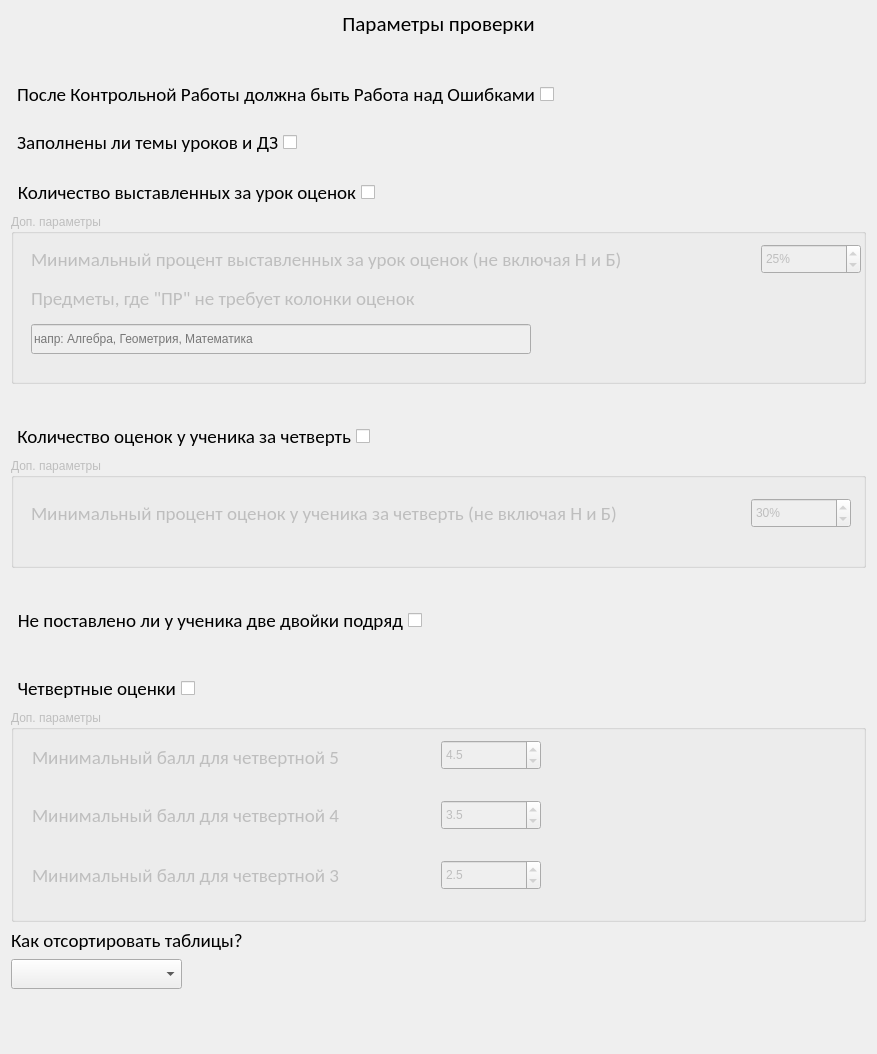
          <widget class="QWidget" name="scrollAreaWidgetContents">
           <property name="geometry">
            <rect>
             <x>0</x>
             <y>0</y>
             <width>877</width>
             <height>1054</height>
            </rect>
           </property>
           <layout class="QFormLayout" name="formLayout">
            <item row="0" column="0" colspan="2">
             <widget class="QLabel" name="label_7">
              <property name="enabled">
               <bool>true</bool>
              </property>
              <property name="font">
               <font>
                <family>Calibri</family>
                <pointsize>16</pointsize>
               </font>
              </property>
              <property name="text">
               <string>Параметры проверки</string>
              </property>
              <property name="alignment">
               <set>Qt::AlignCenter</set>
              </property>
             </widget>
            </item>
            <item row="1" column="0">
             <spacer name="verticalSpacer_4">
              <property name="orientation">
               <enum>Qt::Vertical</enum>
              </property>
              <property name="sizeType">
               <enum>QSizePolicy::Fixed</enum>
              </property>
              <property name="sizeHint" stdset="0">
               <size>
                <width>20</width>
                <height>30</height>
               </size>
              </property>
             </spacer>
            </item>
            <item row="2" column="0">
             <widget class="QCheckBox" name="check_RO">
              <property name="sizePolicy">
               <sizepolicy hsizetype="Minimum" vsizetype="Fixed">
                <horstretch>0</horstretch>
                <verstretch>0</verstretch>
               </sizepolicy>
              </property>
              <property name="font">
               <font>
                <family>Calibri</family>
                <pointsize>14</pointsize>
               </font>
              </property>
              <property name="acceptDrops">
               <bool>false</bool>
              </property>
              <property name="layoutDirection">
               <enum>Qt::RightToLeft</enum>
              </property>
              <property name="text">
               <string>После Контрольной Работы должна быть Работа над Ошибками</string>
              </property>
              <property name="iconSize">
               <size>
                <width>20</width>
                <height>20</height>
               </size>
              </property>
              <property name="tristate">
               <bool>false</bool>
              </property>
             </widget>
            </item>
            <item row="3" column="0">
             <spacer name="verticalSpacer">
              <property name="orientation">
               <enum>Qt::Vertical</enum>
              </property>
              <property name="sizeType">
               <enum>QSizePolicy::Fixed</enum>
              </property>
              <property name="sizeHint" stdset="0">
               <size>
                <width>20</width>
                <height>5</height>
               </size>
              </property>
             </spacer>
            </item>
            <item row="4" column="0">
             <widget class="QCheckBox" name="check_meta">
              <property name="font">
               <font>
                <family>Calibri</family>
                <pointsize>14</pointsize>
               </font>
              </property>
              <property name="layoutDirection">
               <enum>Qt::RightToLeft</enum>
              </property>
              <property name="text">
               <string>Заполнены ли темы уроков и ДЗ</string>
              </property>
             </widget>
            </item>
            <item row="5" column="0">
             <spacer name="verticalSpacer_2">
              <property name="orientation">
               <enum>Qt::Vertical</enum>
              </property>
              <property name="sizeType">
               <enum>QSizePolicy::Fixed</enum>
              </property>
              <property name="sizeHint" stdset="0">
               <size>
                <width>20</width>
                <height>7</height>
               </size>
              </property>
             </spacer>
            </item>
            <item row="6" column="0">
             <widget class="QCheckBox" name="check_lessons_fill">
              <property name="sizePolicy">
               <sizepolicy hsizetype="Fixed" vsizetype="Fixed">
                <horstretch>0</horstretch>
                <verstretch>0</verstretch>
               </sizepolicy>
              </property>
              <property name="font">
               <font>
                <family>Calibri</family>
                <pointsize>14</pointsize>
               </font>
              </property>
              <property name="layoutDirection">
               <enum>Qt::RightToLeft</enum>
              </property>
              <property name="text">
               <string>Количество выставленных за урок оценок</string>
              </property>
             </widget>
            </item>
            <item row="7" column="0" colspan="2">
             <widget class="QGroupBox" name="groupBox">
              <property name="enabled">
               <bool>false</bool>
              </property>
              <property name="sizePolicy">
               <sizepolicy hsizetype="Minimum" vsizetype="Minimum">
                <horstretch>0</horstretch>
                <verstretch>0</verstretch>
               </sizepolicy>
              </property>
              <property name="minimumSize">
               <size>
                <width>500</width>
                <height>170</height>
               </size>
              </property>
              <property name="title">
               <string>Доп. параметры</string>
              </property>
              <widget class="QLabel" name="label_11">
               <property name="geometry">
                <rect>
                 <x>20</x>
                 <y>30</y>
                 <width>709</width>
                 <height>30</height>
                </rect>
               </property>
               <property name="font">
                <font>
                 <family>Calibri</family>
                 <pointsize>14</pointsize>
                </font>
               </property>
               <property name="text">
                <string>Минимальный процент выставленных за урок оценок (не включая Н и Б)</string>
               </property>
              </widget>
              <widget class="QSpinBox" name="lesson_percent">
               <property name="enabled">
                <bool>false</bool>
               </property>
               <property name="geometry">
                <rect>
                 <x>750</x>
                 <y>30</y>
                 <width>100</width>
                 <height>30</height>
                </rect>
               </property>
               <property name="sizePolicy">
                <sizepolicy hsizetype="Minimum" vsizetype="Minimum">
                 <horstretch>0</horstretch>
                 <verstretch>0</verstretch>
                </sizepolicy>
               </property>
               <property name="minimumSize">
                <size>
                 <width>70</width>
                 <height>30</height>
                </size>
               </property>
               <property name="maximumSize">
                <size>
                 <width>100</width>
                 <height>60</height>
                </size>
               </property>
               <property name="layoutDirection">
                <enum>Qt::LeftToRight</enum>
               </property>
               <property name="wrapping">
                <bool>false</bool>
               </property>
               <property name="specialValueText">
                <string/>
               </property>
               <property name="suffix">
                <string>%</string>
               </property>
               <property name="prefix">
                <string/>
               </property>
               <property name="minimum">
                <number>1</number>
               </property>
               <property name="maximum">
                <number>100</number>
               </property>
               <property name="value">
                <number>25</number>
               </property>
               <property name="label" stdset="0">
                <string>ssg</string>
               </property>
              </widget>
              <widget class="QLabel" name="label_12">
               <property name="geometry">
                <rect>
                 <x>20</x>
                 <y>70</y>
                 <width>461</width>
                 <height>28</height>
                </rect>
               </property>
               <property name="font">
                <font>
                 <family>Calibri</family>
                 <pointsize>14</pointsize>
                </font>
               </property>
               <property name="text">
                <string>Предметы, где &quot;ПР&quot; не требует колонки оценок</string>
               </property>
              </widget>
              <widget class="QLineEdit" name="allowed_not_row">
               <property name="enabled">
                <bool>false</bool>
               </property>
               <property name="geometry">
                <rect>
                 <x>20</x>
                 <y>110</y>
                 <width>500</width>
                 <height>30</height>
                </rect>
               </property>
               <property name="sizePolicy">
                <sizepolicy hsizetype="Minimum" vsizetype="Minimum">
                 <horstretch>0</horstretch>
                 <verstretch>0</verstretch>
                </sizepolicy>
               </property>
               <property name="minimumSize">
                <size>
                 <width>500</width>
                 <height>30</height>
                </size>
               </property>
               <property name="maximumSize">
                <size>
                 <width>500</width>
                 <height>30</height>
                </size>
               </property>
               <property name="inputMask">
                <string/>
               </property>
               <property name="text">
                <string/>
               </property>
               <property name="frame">
                <bool>true</bool>
               </property>
               <property name="echoMode">
                <enum>QLineEdit::Normal</enum>
               </property>
               <property name="placeholderText">
                <string>напр: Алгебра, Геометрия, Математика</string>
               </property>
              </widget>
             </widget>
            </item>
            <item row="10" column="0">
             <spacer name="verticalSpacer_3">
              <property name="orientation">
               <enum>Qt::Vertical</enum>
              </property>
              <property name="sizeType">
               <enum>QSizePolicy::Fixed</enum>
              </property>
              <property name="sizeHint" stdset="0">
               <size>
                <width>20</width>
                <height>25</height>
               </size>
              </property>
             </spacer>
            </item>
            <item row="11" column="0">
             <widget class="QCheckBox" name="check_students_fill">
              <property name="font">
               <font>
                <family>Calibri</family>
                <pointsize>14</pointsize>
               </font>
              </property>
              <property name="layoutDirection">
               <enum>Qt::RightToLeft</enum>
              </property>
              <property name="text">
               <string>Количество оценок у ученика за четверть</string>
              </property>
             </widget>
            </item>
            <item row="12" column="0" colspan="2">
             <widget class="QGroupBox" name="groupBox_2">
              <property name="enabled">
               <bool>false</bool>
              </property>
              <property name="sizePolicy">
               <sizepolicy hsizetype="Minimum" vsizetype="Minimum">
                <horstretch>0</horstretch>
                <verstretch>0</verstretch>
               </sizepolicy>
              </property>
              <property name="minimumSize">
               <size>
                <width>500</width>
                <height>110</height>
               </size>
              </property>
              <property name="title">
               <string>Доп. параметры</string>
              </property>
              <widget class="QLabel" name="label_14">
               <property name="geometry">
                <rect>
                 <x>20</x>
                 <y>40</y>
                 <width>703</width>
                 <height>30</height>
                </rect>
               </property>
               <property name="font">
                <font>
                 <family>Calibri</family>
                 <pointsize>14</pointsize>
                </font>
               </property>
               <property name="text">
                <string>Минимальный процент оценок у ученика за четверть (не включая Н и Б)</string>
               </property>
              </widget>
              <widget class="QSpinBox" name="term_percent">
               <property name="enabled">
                <bool>false</bool>
               </property>
               <property name="geometry">
                <rect>
                 <x>740</x>
                 <y>40</y>
                 <width>100</width>
                 <height>30</height>
                </rect>
               </property>
               <property name="sizePolicy">
                <sizepolicy hsizetype="Minimum" vsizetype="Minimum">
                 <horstretch>0</horstretch>
                 <verstretch>0</verstretch>
                </sizepolicy>
               </property>
               <property name="minimumSize">
                <size>
                 <width>70</width>
                 <height>30</height>
                </size>
               </property>
               <property name="maximumSize">
                <size>
                 <width>100</width>
                 <height>60</height>
                </size>
               </property>
               <property name="suffix">
                <string>%</string>
               </property>
               <property name="minimum">
                <number>1</number>
               </property>
               <property name="maximum">
                <number>100</number>
               </property>
               <property name="value">
                <number>30</number>
               </property>
              </widget>
             </widget>
            </item>
            <item row="13" column="0">
             <spacer name="verticalSpacer_6">
              <property name="orientation">
               <enum>Qt::Vertical</enum>
              </property>
              <property name="sizeType">
               <enum>QSizePolicy::Fixed</enum>
              </property>
              <property name="sizeHint" stdset="0">
               <size>
                <width>0</width>
                <height>25</height>
               </size>
              </property>
             </spacer>
            </item>
            <item row="14" column="0">
             <widget class="QCheckBox" name="check_double_two">
              <property name="font">
               <font>
                <family>Calibri</family>
                <pointsize>14</pointsize>
               </font>
              </property>
              <property name="layoutDirection">
               <enum>Qt::RightToLeft</enum>
              </property>
              <property name="text">
               <string>Не поставлено ли у ученика две двойки подряд</string>
              </property>
             </widget>
            </item>
            <item row="15" column="0">
             <spacer name="verticalSpacer_5">
              <property name="orientation">
               <enum>Qt::Vertical</enum>
              </property>
              <property name="sizeType">
               <enum>QSizePolicy::Fixed</enum>
              </property>
              <property name="sizeHint" stdset="0">
               <size>
                <width>20</width>
                <height>25</height>
               </size>
              </property>
             </spacer>
            </item>
            <item row="16" column="0">
             <widget class="QCheckBox" name="check_term_marks">
              <property name="font">
               <font>
                <family>Calibri</family>
                <pointsize>14</pointsize>
               </font>
              </property>
              <property name="layoutDirection">
               <enum>Qt::RightToLeft</enum>
              </property>
              <property name="text">
               <string>Четвертные оценки</string>
              </property>
             </widget>
            </item>
            <item row="17" column="0" colspan="2">
             <widget class="QGroupBox" name="groupBox_3">
              <property name="enabled">
               <bool>false</bool>
              </property>
              <property name="sizePolicy">
               <sizepolicy hsizetype="Minimum" vsizetype="Minimum">
                <horstretch>0</horstretch>
                <verstretch>0</verstretch>
               </sizepolicy>
              </property>
              <property name="minimumSize">
               <size>
                <width>500</width>
                <height>212</height>
               </size>
              </property>
              <property name="title">
               <string>Доп. параметры</string>
              </property>
              <widget class="QDoubleSpinBox" name="min_for_3">
               <property name="enabled">
                <bool>false</bool>
               </property>
               <property name="geometry">
                <rect>
                 <x>430</x>
                 <y>150</y>
                 <width>100</width>
                 <height>30</height>
                </rect>
               </property>
               <property name="minimumSize">
                <size>
                 <width>70</width>
                 <height>30</height>
                </size>
               </property>
               <property name="maximumSize">
                <size>
                 <width>100</width>
                 <height>60</height>
                </size>
               </property>
               <property name="decimals">
                <number>1</number>
               </property>
               <property name="minimum">
                <double>2.000000000000000</double>
               </property>
               <property name="maximum">
                <double>3.000000000000000</double>
               </property>
               <property name="singleStep">
                <double>0.100000000000000</double>
               </property>
               <property name="value">
                <double>2.500000000000000</double>
               </property>
              </widget>
              <widget class="QLabel" name="label_17">
               <property name="geometry">
                <rect>
                 <x>21</x>
                 <y>32</y>
                 <width>370</width>
                 <height>30</height>
                </rect>
               </property>
               <property name="font">
                <font>
                 <family>Calibri</family>
                 <pointsize>14</pointsize>
                </font>
               </property>
               <property name="text">
                <string>Минимальный балл для четвертной 5</string>
               </property>
              </widget>
              <widget class="QDoubleSpinBox" name="min_for_4">
               <property name="enabled">
                <bool>false</bool>
               </property>
               <property name="geometry">
                <rect>
                 <x>430</x>
                 <y>90</y>
                 <width>100</width>
                 <height>30</height>
                </rect>
               </property>
               <property name="minimumSize">
                <size>
                 <width>70</width>
                 <height>30</height>
                </size>
               </property>
               <property name="maximumSize">
                <size>
                 <width>100</width>
                 <height>60</height>
                </size>
               </property>
               <property name="decimals">
                <number>1</number>
               </property>
               <property name="minimum">
                <double>3.000000000000000</double>
               </property>
               <property name="maximum">
                <double>4.000000000000000</double>
               </property>
               <property name="singleStep">
                <double>0.100000000000000</double>
               </property>
               <property name="value">
                <double>3.500000000000000</double>
               </property>
              </widget>
              <widget class="QDoubleSpinBox" name="min_for_5">
               <property name="enabled">
                <bool>false</bool>
               </property>
               <property name="geometry">
                <rect>
                 <x>430</x>
                 <y>30</y>
                 <width>100</width>
                 <height>30</height>
                </rect>
               </property>
               <property name="sizePolicy">
                <sizepolicy hsizetype="Minimum" vsizetype="Minimum">
                 <horstretch>0</horstretch>
                 <verstretch>0</verstretch>
                </sizepolicy>
               </property>
               <property name="minimumSize">
                <size>
                 <width>70</width>
                 <height>30</height>
                </size>
               </property>
               <property name="maximumSize">
                <size>
                 <width>100</width>
                 <height>60</height>
                </size>
               </property>
               <property name="decimals">
                <number>1</number>
               </property>
               <property name="minimum">
                <double>4.000000000000000</double>
               </property>
               <property name="maximum">
                <double>5.000000000000000</double>
               </property>
               <property name="singleStep">
                <double>0.100000000000000</double>
               </property>
               <property name="value">
                <double>4.500000000000000</double>
               </property>
              </widget>
              <widget class="QLabel" name="label_18">
               <property name="geometry">
                <rect>
                 <x>21</x>
                 <y>90</y>
                 <width>370</width>
                 <height>30</height>
                </rect>
               </property>
               <property name="font">
                <font>
                 <family>Calibri</family>
                 <pointsize>14</pointsize>
                </font>
               </property>
               <property name="text">
                <string>Минимальный балл для четвертной 4</string>
               </property>
              </widget>
              <widget class="QLabel" name="label_19">
               <property name="geometry">
                <rect>
                 <x>21</x>
                 <y>150</y>
                 <width>370</width>
                 <height>30</height>
                </rect>
               </property>
               <property name="font">
                <font>
                 <family>Calibri</family>
                 <pointsize>14</pointsize>
                </font>
               </property>
               <property name="text">
                <string>Минимальный балл для четвертной 3</string>
               </property>
              </widget>
             </widget>
            </item>
            <item row="19" column="0">
             <widget class="QLabel" name="label_20">
              <property name="font">
               <font>
                <family>Calibri</family>
                <pointsize>14</pointsize>
               </font>
              </property>
              <property name="text">
               <string>Как отсортировать таблицы?</string>
              </property>
             </widget>
            </item>
            <item row="20" column="0">
             <widget class="QComboBox" name="group_by">
              <property name="sizePolicy">
               <sizepolicy hsizetype="Minimum" vsizetype="Minimum">
                <horstretch>0</horstretch>
                <verstretch>0</verstretch>
               </sizepolicy>
              </property>
              <property name="minimumSize">
               <size>
                <width>171</width>
                <height>30</height>
               </size>
              </property>
              <property name="editable">
               <bool>false</bool>
              </property>
              <property name="currentText">
               <string/>
              </property>
              <property name="currentIndex">
               <number>-1</number>
              </property>
              <property name="maxVisibleItems">
               <number>5</number>
              </property>
              <property name="maxCount">
               <number>3</number>
              </property>
             </widget>
            </item>
           </layout>
          </widget>
